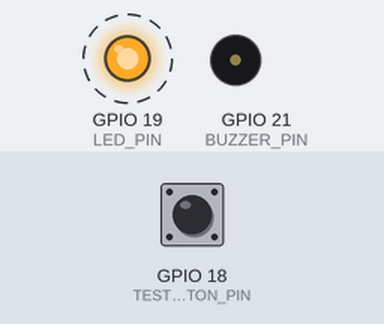
Bench run of a sketch on a simulated ESP32. Shown: output pins drawn as LEDs (lit = HIGH), buzzer (waves = sounding). Dashed ring = blinking. The test bench sets the inputs (shaded band); at power-on: GPIO 18 (TEST_BUTTON_PIN) HIGH. The modem accepts every AT command (registered, SIM ready, sends succeed) and sends nothing else; pins used as bus, display or sensor lines are not drawn; what the sketch prints to the serial monitor is not drawn.

Above: at 57.6 s.
Timing chart, 0 to 63.9 s (numbered marks = the images above):
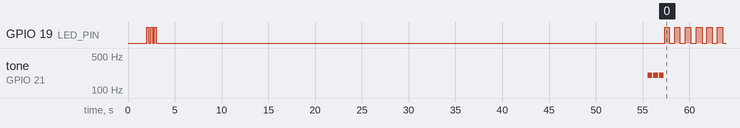

Measured:
- by itself, GPIO 19 (LED_PIN): HIGH → LOW at 2.2 s, → HIGH 0.20 s later, → LOW 0.20 s later, → HIGH 0.20 s later, … (133 changes in this stretch)

The sketch:

System_Verification.ino
```cpp
/*
 * GPS Bus Tracker - System Verification Script
 * Run this first to verify all components are working
 *
 * This script performs comprehensive testing of:
 * - Hardware connections
 * - GPS module functionality
 * - GSM module functionality
 * - SMS capabilities
 * - System integration
 */

#include <SoftwareSerial.h>
#include <TinyGPS++.h>

// Pin definitions (same as main code)
#define GPS_RX_PIN 16
#define GPS_TX_PIN 17
#define GSM_RX_PIN 26
#define GSM_TX_PIN 27
#define GSM_RST_PIN 23
#define LED_PIN 19
#define TEST_BUTTON_PIN 18
#define BUZZER_PIN 21

// Test configuration
const char* TEST_PHONE = "+91XXXXXXXXXX"; // Replace with your test phone number
const int TEST_DURATION = 30; // seconds for each test

// Serial objects
SoftwareSerial gpsSerial(GPS_RX_PIN, GPS_TX_PIN);
SoftwareSerial gsmSerial(GSM_RX_PIN, GSM_TX_PIN);
TinyGPSPlus gps;

// Test results
struct TestResults {
  bool ledTest = false;
  bool buzzerTest = false;
  bool gpsDataTest = false;
  bool gpsFixTest = false;
  bool gsmAtTest = false;
  bool gsmNetworkTest = false;
  bool smsTest = false;
  bool integrationTest = false;
};

TestResults results;

void setup() {
  Serial.begin(115200);
  delay(2000);

  printHeader();

  // Initialize pins
  pinMode(LED_PIN, OUTPUT);
  pinMode(GSM_RST_PIN, OUTPUT);
  pinMode(TEST_BUTTON_PIN, INPUT_PULLUP);
  pinMode(BUZZER_PIN, OUTPUT);

  // Initialize communication
  gpsSerial.begin(9600);
  gsmSerial.begin(9600);

  Serial.println("🚀 Starting comprehensive system verification...\n");

  // Run all tests
  runAllTests();

  // Print final results
  printFinalResults();
}

void loop() {
  // Test complete - show status on LED
  if (allTestsPassed()) {
    // Solid green - all tests passed
    digitalWrite(LED_PIN, HIGH);
  } else {
    // Blink red - some tests failed
    static unsigned long lastBlink = 0;
    if (millis() - lastBlink > 500) {
      digitalWrite(LED_PIN, !digitalRead(LED_PIN));
      lastBlink = millis();
    }
  }

  // Re-run tests if button pressed
  if (digitalRead(TEST_BUTTON_PIN) == LOW) {
    delay(50); // Debounce
    if (digitalRead(TEST_BUTTON_PIN) == LOW) {
      Serial.println("\n🔄 Re-running tests...\n");
      runAllTests();
      printFinalResults();
      while (digitalRead(TEST_BUTTON_PIN) == LOW) delay(100);
    }
  }

  delay(100);
}

void printHeader() {
  Serial.println("\n" + String('=', 60));
  Serial.println("     GPS BUS TRACKER - SYSTEM VERIFICATION");
  Serial.println("           Hardware & Software Testing");
  Serial.println(String('=', 60));
  Serial.println("📅 Date: " + String(__DATE__) + " " + String(__TIME__));
  Serial.println("💻 ESP32 Model: " + String(ESP.getChipModel()));
  Serial.println("⚡ CPU Freq: " + String(ESP.getCpuFreqMHz()) + " MHz");
  Serial.println("💾 Flash: " + String(ESP.getFlashChipSize() / 1024 / 1024) + " MB");
  Serial.println("🧠 Free Heap: " + String(ESP.getFreeHeap()) + " bytes");
  Serial.println(String('=', 60) + "\n");
}

void runAllTests() {
  Serial.println("Starting test sequence...\n");

  // Test 1: Hardware Components
  Serial.println("🔧 TEST 1: HARDWARE COMPONENTS");
  Serial.println(String('-', 40));
  results.ledTest = testLED();
  results.buzzerTest = testBuzzer();

  // Test 2: GPS Module
  Serial.println("\n🛰️ TEST 2: GPS MODULE");
  Serial.println(String('-', 40));
  results.gpsDataTest = testGPSData();
  results.gpsFixTest = testGPSFix();

  // Test 3: GSM Module
  Serial.println("\n📡 TEST 3: GSM MODULE");
  Serial.println(String('-', 40));
  results.gsmAtTest = testGSMCommunication();
  results.gsmNetworkTest = testGSMNetwork();

  // Test 4: SMS Functionality
  Serial.println("\n📱 TEST 4: SMS FUNCTIONALITY");
  Serial.println(String('-', 40));
  results.smsTest = testSMSFunctionality();

  // Test 5: System Integration
  Serial.println("\n🔗 TEST 5: SYSTEM INTEGRATION");
  Serial.println(String('-', 40));
  results.integrationTest = testSystemIntegration();
}

bool testLED() {
  Serial.print("Testing LED on GPIO " + String(LED_PIN) + "... ");

  // Blink LED 3 times
  for (int i = 0; i < 3; i++) {
    digitalWrite(LED_PIN, HIGH);
    delay(200);
    digitalWrite(LED_PIN, LOW);
    delay(200);
  }

  Serial.println("✅ PASS");
  return true;
}

bool testBuzzer() {
  Serial.print("Testing Buzzer on GPIO " + String(BUZZER_PIN) + "... ");

  // Short beep
  digitalWrite(BUZZER_PIN, HIGH);
  delay(100);
  digitalWrite(BUZZER_PIN, LOW);

  Serial.println("✅ PASS");
  return true;
}

bool testGPSData() {
  Serial.print("Testing GPS data reception... ");

  unsigned long startTime = millis();
  int bytesReceived = 0;

  while (millis() - startTime < 5000) { // 5 second test
    if (gpsSerial.available()) {
      gpsSerial.read();
      bytesReceived++;
    }
  }

  if (bytesReceived > 0) {
    Serial.println("✅ PASS (" + String(bytesReceived) + " bytes received)");
    return true;
  } else {
    Serial.println("❌ FAIL (No data received)");
    Serial.println("   → Check GPS module connections");
    Serial.println("   → Verify 3.3V power supply");
    Serial.println("   → Ensure antenna is connected");
    return false;
  }
}

bool testGPSFix() {
  Serial.println("Testing GPS fix acquisition...");
  Serial.println("   ⏱️ Waiting up to " + String(TEST_DURATION) + " seconds for GPS fix");
  Serial.println("   💡 For faster fix, move to location with clear sky view");

  unsigned long startTime = millis();
  bool fixAcquired = false;

  while (millis() - startTime < TEST_DURATION * 1000) {
    while (gpsSerial.available() > 0) {
      if (gps.encode(gpsSerial.read())) {
        if (gps.location.isValid() && gps.date.isValid() && gps.time.isValid()) {
          Serial.println("✅ PASS - GPS fix acquired!");
          Serial.println("   📍 Location: " + String(gps.location.lat(), 6) + ", " + String(gps.location.lng(), 6));
          Serial.println("   🛰️ Satellites: " + String(gps.satellites.value()));
          Serial.println("   📊 HDOP: " + String(gps.hdop.hdop(), 2));
          Serial.println("   ⏰ Time: " + formatTime());
          fixAcquired = true;
          break;
        }
      }
    }

    if (fixAcquired) break;

    // Show progress
    if ((millis() - startTime) % 5000 == 0) {
      Serial.println("   ⏳ Still waiting... (" + String((millis() - startTime) / 1000) + "s)");
    }
  }

  if (!fixAcquired) {
    Serial.println("❌ FAIL - No GPS fix acquired");
    Serial.println("   → Move to outdoor location");
    Serial.println("   → Wait longer (cold start can take 5+ minutes)");
    Serial.println("   → Check antenna connection");
  }

  return fixAcquired;
}

bool testGSMCommunication() {
  Serial.print("Testing GSM module communication... ");

  // Reset GSM module
  digitalWrite(GSM_RST_PIN, LOW);
  delay(100);
  digitalWrite(GSM_RST_PIN, HIGH);
  delay(3000);

  // Test AT command
  String response = sendATCommand("AT", 2000);

  if (response.indexOf("OK") > -1) {
    Serial.println("✅ PASS");
    return true;
  } else {
    Serial.println("❌ FAIL");
    Serial.println("   → Check GSM module connections");
    Serial.println("   → Verify power supply (3.7V-4.2V, 2A)");
    Serial.println("   → Check antenna connection");
    return false;
  }
}

bool testGSMNetwork() {
  Serial.println("Testing GSM network registration...");

  // Check SIM card
  Serial.print("   Checking SIM card... ");
  String response = sendATCommand("AT+CPIN?", 5000);
  if (response.indexOf("READY") > -1) {
    Serial.println("✅ OK");
  } else {
    Serial.println("❌ FAIL - " + response);
    Serial.println("   → Check SIM card insertion");
    Serial.println("   → Ensure PIN lock is disabled");
    return false;
  }

  // Check network registration
  Serial.print("   Checking network registration... ");
  response = sendATCommand("AT+CREG?", 5000);
  if (response.indexOf(",1") > -1 || response.indexOf(",5") > -1) {
    Serial.println("✅ OK");
  } else {
    Serial.println("❌ FAIL - " + response);
    Serial.println("   → Check 2G network coverage");
    Serial.println("   → Wait for network registration");
    return false;
  }

  // Check signal strength
  Serial.print("   Checking signal strength... ");
  response = sendATCommand("AT+CSQ", 2000);
  Serial.println("✅ " + response);

  Serial.println("✅ PASS - GSM network ready");
  return true;
}

bool testSMSFunctionality() {
  if (String(TEST_PHONE) == "+91XXXXXXXXXX") {
    Serial.println("⚠️ SKIP - Please update TEST_PHONE number in code");
    Serial.println("   → Replace +91XXXXXXXXXX with actual phone number");
    return false;
  }

  Serial.println("Testing SMS send functionality...");
  Serial.println("   📱 Sending test SMS to: " + String(TEST_PHONE));

  // Set SMS text mode
  sendATCommand("AT+CMGF=1", 2000);

  // Send test SMS
  String message = "🧪 GPS Bus Tracker Test\n";
  message += "System verification in progress\n";
  message += "Time: " + formatTime() + "\n";
  message += "All systems operational ✅";

  bool smsSuccess = sendSMS(TEST_PHONE, message);

  if (smsSuccess) {
    Serial.println("✅ PASS - Test SMS sent successfully");
    Serial.println("   📲 Check your phone for the test message");
    return true;
  } else {
    Serial.println("❌ FAIL - SMS send failed");
    Serial.println("   → Check SIM card credit/plan");
    Serial.println("   → Verify phone number format");
    Serial.println("   → Check network signal strength");
    return false;
  }
}

bool testSystemIntegration() {
  Serial.println("Testing system integration...");

  bool gpsOk = results.gpsDataTest && results.gpsFixTest;
  bool gsmOk = results.gsmAtTest && results.gsmNetworkTest;
  bool hwOk = results.ledTest && results.buzzerTest;

  Serial.println("   GPS System: " + String(gpsOk ? "✅ OK" : "❌ FAIL"));
  Serial.println("   GSM System: " + String(gsmOk ? "✅ OK" : "❌ FAIL"));
  Serial.println("   Hardware: " + String(hwOk ? "✅ OK" : "❌ FAIL"));

  if (gpsOk && gsmOk && hwOk) {
    Serial.println("✅ PASS - All systems integrated successfully");

    // Victory beep
    for (int i = 0; i < 3; i++) {
      digitalWrite(BUZZER_PIN, HIGH);
      delay(150);
      digitalWrite(BUZZER_PIN, LOW);
      delay(150);
    }

    return true;
  } else {
    Serial.println("❌ FAIL - Some systems not working correctly");
    return false;
  }
}

String sendATCommand(String command, int timeout) {
  String response = "";
  gsmSerial.println(command);

  unsigned long startTime = millis();
  while (millis() - startTime < timeout) {
    if (gsmSerial.available()) {
      char c = gsmSerial.read();
      response += c;
    }
  }

  return response;
}

bool sendSMS(const char* phoneNumber, String message) {
  // Start SMS
  gsmSerial.print("AT+CMGS=\"");
  gsmSerial.print(phoneNumber);
  gsmSerial.println("\"");
  delay(1000);

  // Send message
  gsmSerial.print(message);
  delay(1000);

  // Send Ctrl+Z
  gsmSerial.write(26);
  delay(2000);

  // Check response
  String response = "";
  unsigned long startTime = millis();
  while (millis() - startTime < 10000) {
    if (gsmSerial.available()) {
      char c = gsmSerial.read();
      response += c;

      if (response.indexOf("OK") > -1) {
        return true;
      }
      if (response.indexOf("ERROR") > -1) {
        return false;
      }
    }
  }

  return false;
}

String formatTime() {
  if (gps.time.isValid() && gps.date.isValid()) {
    return String(gps.date.day()) + "/" +
           String(gps.date.month()) + "/" +
           String(gps.date.year()) + " " +
           String(gps.time.hour()) + ":" +
           String(gps.time.minute()) + ":" +
           String(gps.time.second());
  } else {
    return "GPS Time Not Available";
  }
}

bool allTestsPassed() {
  return results.ledTest &&
         results.buzzerTest &&
         results.gpsDataTest &&
         results.gpsFixTest &&
         results.gsmAtTest &&
         results.gsmNetworkTest &&
         results.smsTest &&
         results.integrationTest;
}

void printFinalResults() {
  Serial.println("\n" + String('=', 60));
  Serial.println("              FINAL TEST RESULTS");
  Serial.println(String('=', 60));

  Serial.println("🔧 Hardware Tests:");
  Serial.println("   LED Test:           " + String(results.ledTest ? "✅ PASS" : "❌ FAIL"));
  Serial.println("   Buzzer Test:        " + String(results.buzzerTest ? "✅ PASS" : "❌ FAIL"));

  Serial.println("\n🛰️ GPS Tests:");
  Serial.println("   Data Reception:     " + String(results.gpsDataTest ? "✅ PASS" : "❌ FAIL"));
  Serial.println("   Fix Acquisition:    " + String(results.gpsFixTest ? "✅ PASS" : "❌ FAIL"));

  Serial.println("\n📡 GSM Tests:");
  Serial.println("   Communication:      " + String(results.gsmAtTest ? "✅ PASS" : "❌ FAIL"));
  Serial.println("   Network Registration: " + String(results.gsmNetworkTest ? "✅ PASS" : "❌ FAIL"));

  Serial.println("\n📱 SMS Tests:");
  Serial.println("   SMS Functionality:  " + String(results.smsTest ? "✅ PASS" : "❌ FAIL"));

  Serial.println("\n🔗 Integration Tests:");
  Serial.println("   System Integration: " + String(results.integrationTest ? "✅ PASS" : "❌ FAIL"));

  Serial.println("\n" + String('-', 60));

  if (allTestsPassed()) {
    Serial.println("🎉 OVERALL RESULT: ✅ ALL TESTS PASSED");
    Serial.println("✅ System is ready for deployment!");
    Serial.println("📱 Next step: Upload the main tracking code");
  } else {
    Serial.println("⚠️ OVERALL RESULT: ❌ SOME TESTS FAILED");
    Serial.println("🔧 Please fix the failed components before deployment");
    Serial.println("📋 Refer to the error messages above for troubleshooting");
  }

  Serial.println("\n💡 Pro Tips:");
  Serial.println("   • GPS fix can take 5+ minutes on first use");
  Serial.println("   • Ensure clear sky view for GPS antenna");
  Serial.println("   • SIM800L needs 2A power supply");
  Serial.println("   • Check 2G network coverage in your area");
  Serial.println("   • Press test button to re-run tests");

  Serial.println("\n" + String('=', 60));

  // Final status indication
  if (allTestsPassed()) {
    // Success melody
    int melody[] = {262, 294, 330, 349, 392, 440, 494, 523};
    for (int i = 0; i < 8; i++) {
      tone(BUZZER_PIN, melody[i], 200);
      delay(250);
    }
  } else {
    // Error tone
    for (int i = 0; i < 3; i++) {
      tone(BUZZER_PIN, 200, 500);
      delay(600);
    }
  }
}
```
